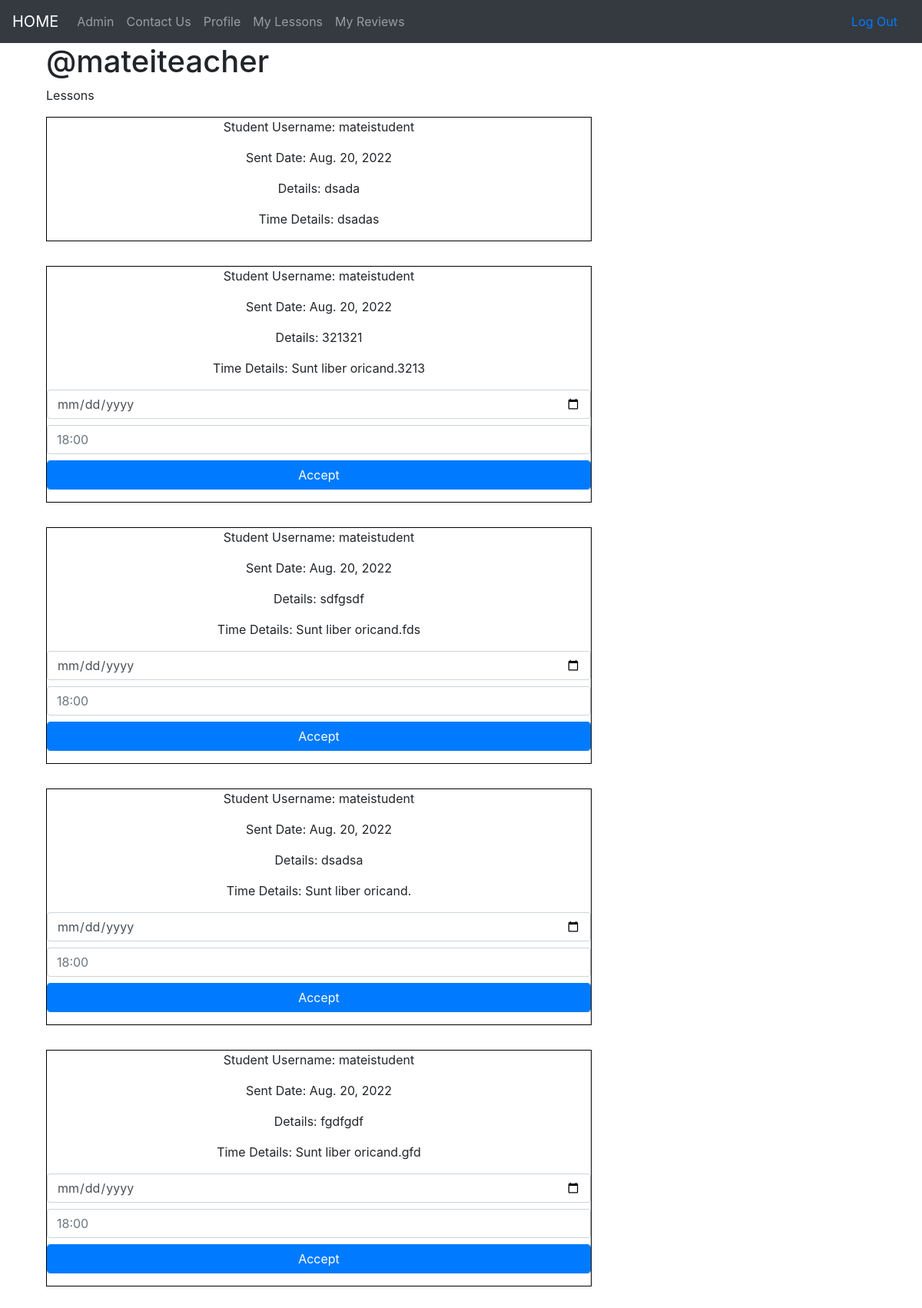
The app's page /lessons/t/9/ (signed in), older data.
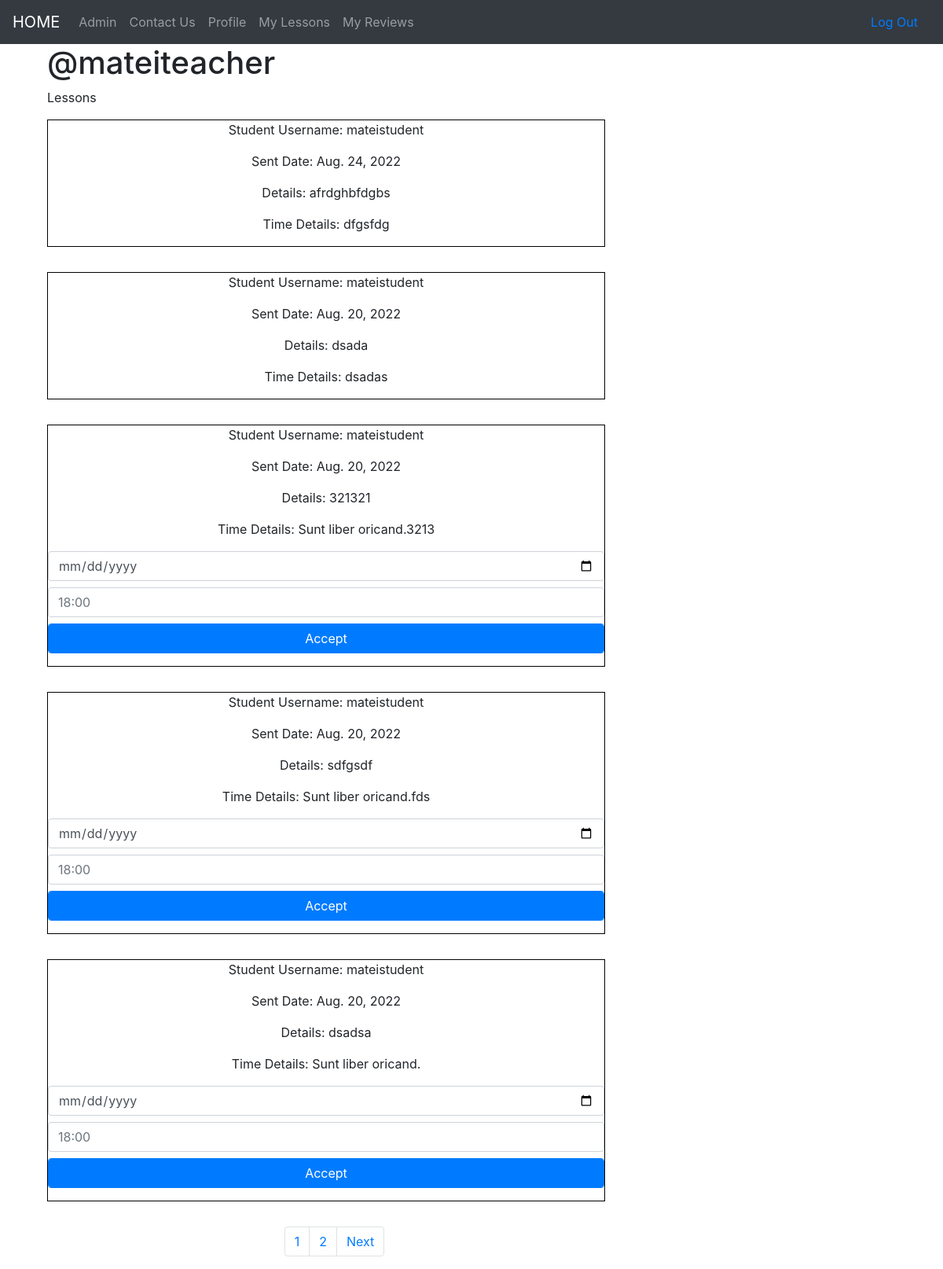
The same page, newer data.
### lessons/models.py (models this page shows, shortened)
class Lesson(models.Model):
    user = models.ForeignKey(User, on_delete=models.CASCADE)
    teacher = models.ForeignKey(Teacher, on_delete=models.CASCADE, null=True)
    sent_date = models.DateField(auto_now_add=True)
    accepted = models.BooleanField(default=False)
    planned_date = models.DateField(auto_now_add=False, null=True, blank=True)
    planned_time = models.CharField(max_length=164, null=True, blank=True)
    description = models.TextField()
    time_description = models.TextField(default="Sunt liber oricand.")
    class Meta:
        ordering = ["-sent_date"]

### accounts/models.py (models this page shows, shortened)
class User(AbstractUser):
    phone_number = models.CharField(max_length=10,blank=False, validators=[phone_number_validator], unique=True)
    email = models.EmailField(unique=True)
    is_student = models.BooleanField(default=False)
    is_teacher = models.BooleanField(default=False)

### lessons/views.py (the view, shortened to what this page needs)
# urls.py: path('t/<int:pk>/', views.TeacherLessons.as_view(), name='appending_lessons'),
class TeacherLessons(generic.ListView):
    model = Lesson
    template_name = 'lessons/teacher_lessons_list.html'
    paginate_by = 5
    def get_queryset(self):
        queryset = super(TeacherLessons, self).get_queryset()
        queryset = queryset.filter(teacher=self.request.user.teacher)
        return queryset
    def get_context_data(self,**kwargs):
        context = super().get_context_data(**kwargs)
        context['teacher'] = self.request.user.teacher
        return context

### lessons/templates/lessons/teacher_lessons_list.html (shortened to what this page needs)
{% extends "base.html" %}
{% block content %}
    <div class="col-md-4">
        <h1>@{{ teacher.user.username }}</h1>
        <p>Lessons</p>
    </div>
    <div class="col-md-8">
        {% for lesson in object_list  %}
            {% include "lessons/_teacher_lesson.html" %}
        {% endfor %}
        {% include "_pagination.html" %}
    </div>
{% endblock %}

### lessons/templates/lessons/_teacher_lesson.html (shortened to what this page needs)
<div class="lessons_list_div">
    <p>Student Username: {{ lesson.user.username }}</p>
    <p>Sent Date: {{ lesson.sent_date }}</p>
    <p>Details: {{ lesson.description }}</p>
    <p>Time Details: {{ lesson.time_description }}</p>
    {% if lesson.accepted == False %}
        <form method="POST" action="{% url 'lessons:appending_lessons' pk=teacher.pk %}">
            <div class="form-group">
                <input type="date" name="date" class="form-control mb-2"
                    placeholder="dd-mm-yyyy" value=""
                    min="1997-01-01" max="2030-12-31">
                <input type="text" name="time" class="form-control mb-2"
                    placeholder="18:00" value="">
                <input class="btn-block btn-primary form-control" type="submit" value="Accept">
            </div>
        </form>
    {% endif %}
</div>

Row changes from the older to the newer data that the page shows:
no longer on this page (row unchanged): Lesson: user.username "mateistudent", sent_date "Aug. 20, 2022", description "fgdfgdf", time_description "Sunt liber oricand.gfd"
added Lesson: user.username "mateistudent", sent_date "Aug. 24, 2022", description "afrdghbfdgbs", time_description "dfgsfdg"
Text that changed along with them:
new list line: "1"
new list line: "2"
text now shown: "Next"
